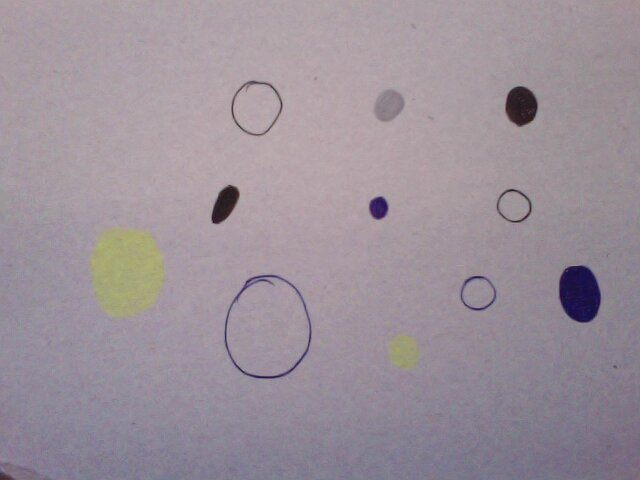
#> input picture imagens/case1.jpg, 640 x 480 px
$ python teste02.py --imagem imagens/case1.jpg   (older library calls are emulated)
#> lines starting #> are read from the running program, lines starting #| are printed output that depends on the picture; after the words box and inside, x2 and y2 are one past the last pixel; in counts of white or black regions, pixels touching at a corner belong together
# coding=utf-8
# Notas:
#   Transformada Hough é muito espeífica e não robusta
#   O ajuste dospaâmetros é muito sensível para uso geral
#   Não é resolução suficiente para Hough determinar circulos
#     pequenos com certeza, uma vez que afeta grandemente para
#     círculos com diâmetros maiores

import argparse, sys
import numpy as np
import cv2

ap = argparse.ArgumentParser()
ap.add_argument("-i", "--imagem", required = True, help = "path/image_name")
args = vars(ap.parse_args())
image = cv2.imread(args["imagem"])
#> image is the input picture: shape (480, 640, 3); mean B, G, R 154.2, 145, 156
cv2.imshow("image", image)

gray = cv2.cvtColor(image, cv2.COLOR_BGR2GRAY)
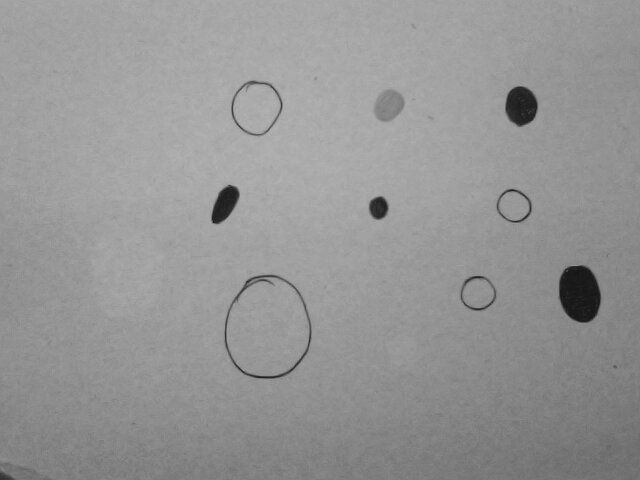
#> gray: shape (480, 640); min 18, max 183, mean 149.4
#cv2.imshow("gray", gray)

(thresh, im_bw) = cv2.threshold(gray, 0, 255, cv2.THRESH_BINARY | cv2.THRESH_OTSU)
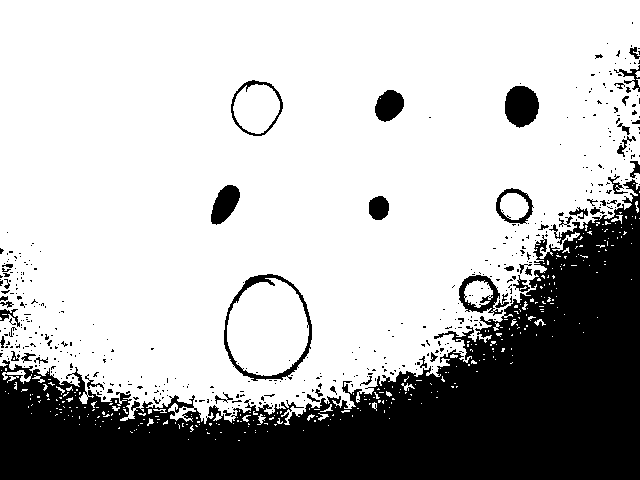
#> im_bw: shape (480, 640); 71.9% white; 456 black regions (403 under 20 px), largest, box (x1, y1, x2, y2) and area: (0, 179, 640, 480) 76940, (224, 274, 312, 381) 1219, (505, 86, 539, 128) 1111
#> thresh = 142
cv2.imshow('bw', im_bw)

kernel = cv2.getStructuringElement(cv2.MORPH_ELLIPSE,(10,10))

# [5 lines of commented-out code are left out]

opening = cv2.morphologyEx(im_bw, cv2.MORPH_OPEN, kernel)
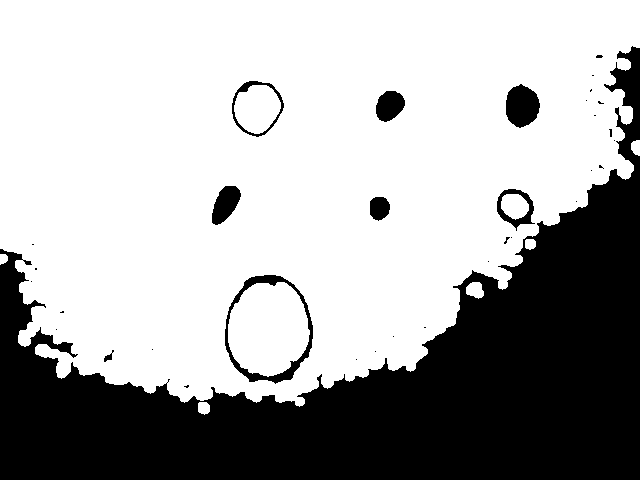
#> opening: shape (480, 640); 66.7% white; 34 black regions (25 under 20 px), largest, box (x1, y1, x2, y2) and area: (0, 46, 640, 480) 96913, (225, 275, 313, 384) 1461, (506, 84, 540, 128) 1115
cv2.imshow('open', opening)

# [5 lines of commented-out code are left out]

circles = cv2.HoughCircles(opening, cv2.cv.CV_HOUGH_GRADIENT,
# [6 lines of commented-out code are left out]

              dp=10,            # accum_res / img_res
              minDist=120,      #
              param1=100,       # gradient
              param2=180,       # accumulator
              minRadius=5,
              maxRadius=115)
#> circles = [[135, 275, 109], [265, 335, 43], [255, 105, 26], [405, 265, 109], [545, 145, 76]]

              # [13 lines of commented-out code are left out]

for i in circles[0,:]:
    if 2*i[2] > 10: maior_que_10 = u">"
    else: maior_que_10 = u"≤"
    print(u"Círculo em (%d,%d) com diâmetro %d %s 10" % (i[0],i[1],2*i[2],maior_que_10))
#> this loop made 5 passes
#| Círculo em (135,275) com diâmetro 218 > 10
#| Círculo em (265,335) com diâmetro 86 > 10
#| Círculo em (255,105) com diâmetro 52 > 10
#| Círculo em (405,265) com diâmetro 218 > 10
#| Círculo em (545,145) com diâmetro 152 > 10


circles = np.uint16(np.around(circles))
for i in circles[0,:]:
    cv2.circle(image,(i[0],i[1]),i[2],(0,255,0),2)
    cv2.circle(image,(i[0],i[1]),2,(0,0,255),3)
#> this loop made 5 passes
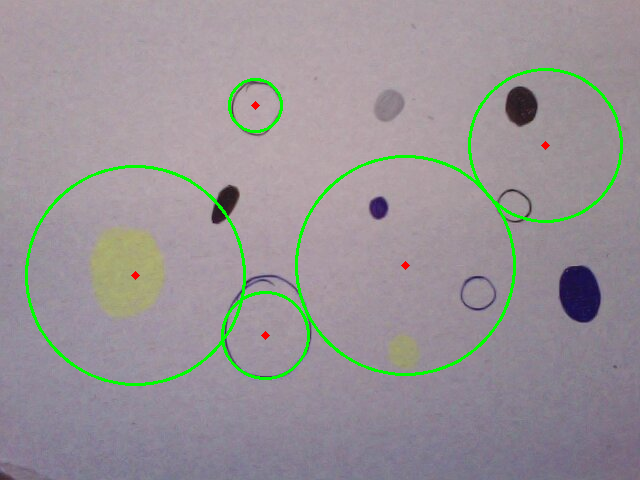
#> image: shape (480, 640, 3); 2.26% of pixels changed, all inside (x1, y1, x2, y2) = (25, 68, 623, 386)

cv2.imshow('circles', image)

cv2.waitKey(0)
cv2.destroyAllWindows()

$ run again, on imagens/shapes_leo.jpg
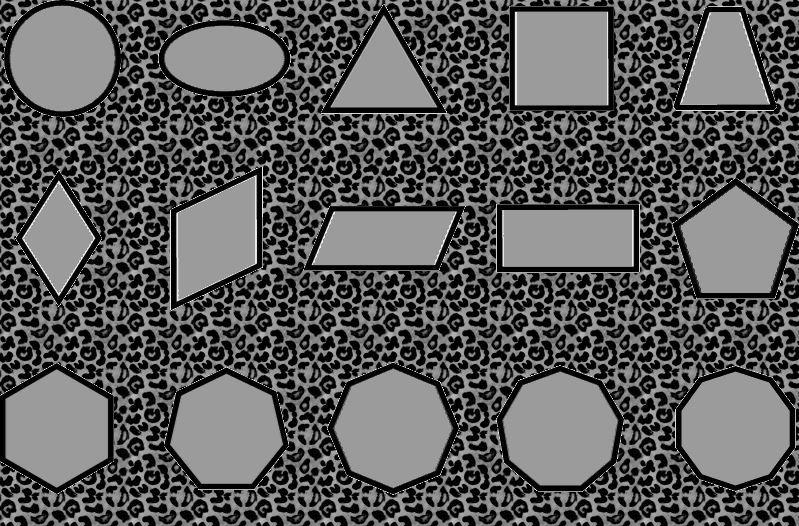
#> input picture imagens/shapes_leo.jpg, 799 x 526 px
#> image is the input picture: shape (526, 799, 3); min 0, max 239, mean 88.9
#> `(thresh, im_bw) = cv2.threshold(gray, 0, 255, cv2.THRESH_BINARY | cv2...`:
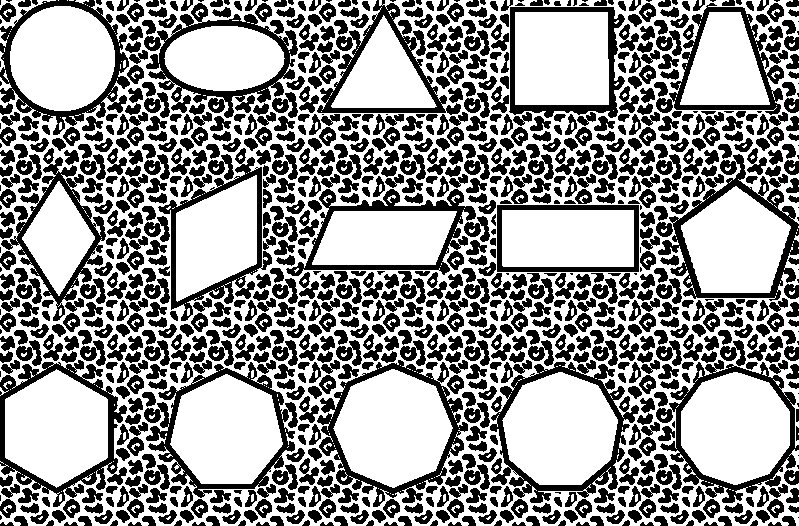
#> im_bw: shape (526, 799); 58.6% white; 979 black regions (62 under 20 px), largest, box (x1, y1, x2, y2) and area: (490, 360, 639, 503) 4490, (144, 3, 298, 118) 4375, (317, 360, 468, 507) 4155
#> thresh = 77
#> opening: shape (526, 799); 27.6% white; 15 white regions, largest, box (x1, y1, x2, y2) and area: (335, 370, 453, 488) 10092, (504, 373, 618, 486) 9998, (682, 373, 791, 485) 9513
#> circles = [[65, 55, 52], [395, 425, 58], [225, 435, 56], [735, 435, 58], [565, 425, 61], [565, 55, 53], [315, 105, 109]]
#> the loop `for i in circles[0,:]:` made 7 passes
#> (printed output is left out)
#> the loop `for i in circles[0,:]:` made 7 passes
#> after the loop `for i in circles[0,:]:`:
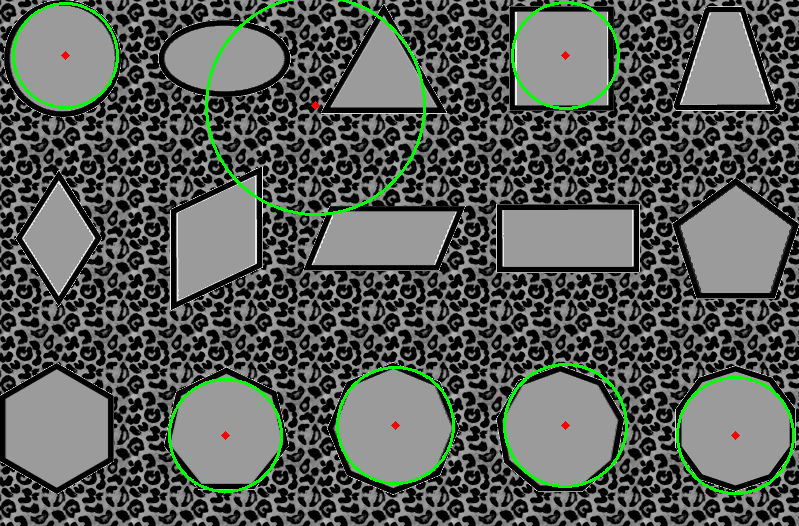
#> image: shape (526, 799, 3); 2.04% of pixels changed, all inside (x1, y1, x2, y2) = (12, 0, 795, 495)
